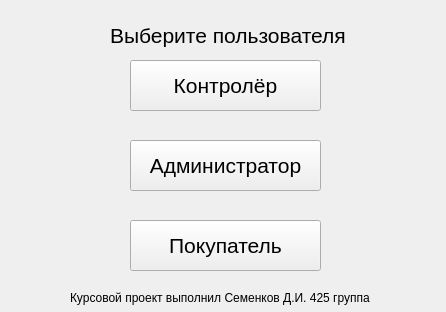
<?xml version="1.0" encoding="UTF-8"?>
<ui version="4.0">
 <class>AirportScheduleClass</class>
 <widget class="QMainWindow" name="AirportScheduleClass">
  <property name="geometry">
   <rect>
    <x>0</x>
    <y>0</y>
    <width>446</width>
    <height>312</height>
   </rect>
  </property>
  <property name="windowTitle">
   <string>Расписание рейсов аэропорта</string>
  </property>
  <widget class="QWidget" name="centralWidget">
   <widget class="QPushButton" name="technologist_btn">
    <property name="geometry">
     <rect>
      <x>130</x>
      <y>60</y>
      <width>191</width>
      <height>51</height>
     </rect>
    </property>
    <property name="font">
     <font>
      <pointsize>16</pointsize>
     </font>
    </property>
    <property name="mouseTracking">
     <bool>false</bool>
    </property>
    <property name="text">
     <string>Контролёр</string>
    </property>
    <property name="checkable">
     <bool>false</bool>
    </property>
   </widget>
   <widget class="QPushButton" name="admin_btn">
    <property name="geometry">
     <rect>
      <x>130</x>
      <y>140</y>
      <width>191</width>
      <height>51</height>
     </rect>
    </property>
    <property name="font">
     <font>
      <pointsize>16</pointsize>
     </font>
    </property>
    <property name="text">
     <string>Администратор</string>
    </property>
   </widget>
   <widget class="QPushButton" name="customer_btn">
    <property name="geometry">
     <rect>
      <x>130</x>
      <y>220</y>
      <width>191</width>
      <height>51</height>
     </rect>
    </property>
    <property name="font">
     <font>
      <pointsize>16</pointsize>
     </font>
    </property>
    <property name="text">
     <string>Покупатель</string>
    </property>
   </widget>
   <widget class="QLabel" name="label">
    <property name="geometry">
     <rect>
      <x>70</x>
      <y>290</y>
      <width>311</width>
      <height>16</height>
     </rect>
    </property>
    <property name="text">
     <string>Курсовой проект выполнил Семенков Д.И. 425 группа</string>
    </property>
   </widget>
   <widget class="QLabel" name="label_2">
    <property name="geometry">
     <rect>
      <x>110</x>
      <y>20</y>
      <width>241</width>
      <height>31</height>
     </rect>
    </property>
    <property name="font">
     <font>
      <pointsize>16</pointsize>
     </font>
    </property>
    <property name="text">
     <string>Выберите пользователя</string>
    </property>
   </widget>
  </widget>
 </widget>
 <layoutdefault spacing="6" margin="11"/>
 <resources>
  <include location="jewelry.qrc"/>
 </resources>
 <connections/>
</ui>
